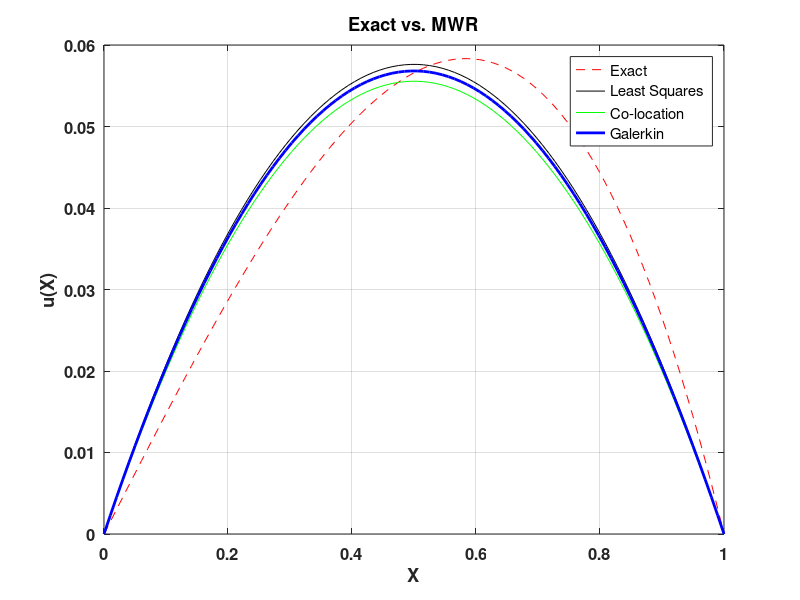

MATLAB code to generate this figure:
%% Lecture 33 MATLAB
clear
clc
close 'all'

%%
u_exact = @(x) x - sinh(x)/sinh(1);

u_trial = @(x,a) a.*(x - x.^2);
%% Compute the Residual

Resid = @(x,a) -2*a - a.*x + a.*(x.^2) + x;

%% Method of Least Squares

Weight_LS = @(x) -2 - (x - x.^2);
F_LS = @(a) integral(@(x) Weight_LS(x).*Resid(x,a),0,1);
a_LS = fzero(F_LS,1);

fprintf('a_LS = %12.11f \n',a_LS);

%% Co-location method
x_i = 0.5; % colocation point
F_CL = @(a) Resid(x_i,a);

a_CL = fzero(F_CL,1);

fprintf('a_CL = %12.11f \n',a_CL);

%% Galerkin Method

Weight_Galerkin = @(x) x - x.^2;
F = @(a) integral(@(x) Weight_Galerkin(x).*Resid(x,a),0,1);
a = fzero(F,1);
fprintf('a = %12.11f \n',a);
%% Plot Solution
u_CL = @(x) u_trial(x,a_CL);
u_LS = @(x) u_trial(x,a_LS);
u_galerkin = @(x) u_trial(x,a);

a = 0; b = 1;
Nx = 100;
X = linspace(a,b,Nx);

figure(1)
plot(X,u_exact(X),'--r',...
    X, u_LS(X),'-k',...
    X, u_CL(X),'-g',...)
    X,u_galerkin(X),'-b','linewidth',2)
title('Exact vs. MWR','fontsize',16,'fontweight','bold');
xlabel('X','fontsize',14,'fontweight','bold');
ylabel('u(X)','fontsize',14,'fontweight','bold');
grid on
set(gca,'fontsize',12,'fontweight','bold')
legend('Exact','Least Squares','Co-location','Galerkin')

%% Weak Form
W = @(x) x - x.^2;
Ut = @(x,a) a.*(x - x.^2);
dW_dx = @(x) 1 - 2*x;
dUt_dx = @(x,a) a.*(1-2*x);

Weak_Form = @(a) W(1)*dUt_dx(1,a) - W(0)*dUt_dx(0,a) - ... % boundary term
    integral(@(x) dUt_dx(x,a).*dW_dx(x),0,1) - ...
    integral(@(x) W(x).*Ut(x,a),0,1) + ...
    integral(@(x) W(x).*x,0,1);

a_weak = fzero(Weak_Form,1);

fprintf("Weak Form solution, a = %12.11f \n",a_weak);